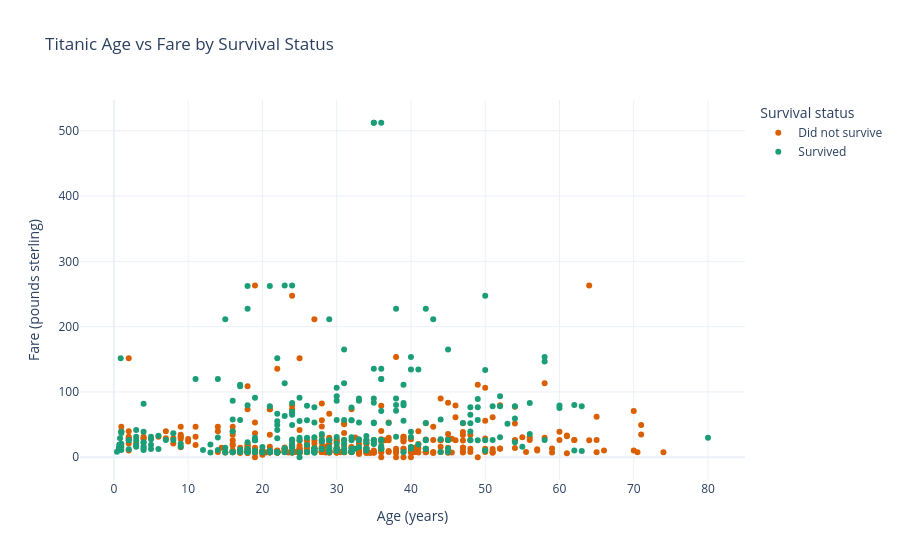

Source (notebook cell):
### Markdown cell above
### Chart 2: Scatter plot
This is the interactive version of the age-versus-fare chart. I use survival status for color so the two groups are easy to compare, and the hover panel exposes multiple passenger details instead of forcing labels onto the plot.

### Code cell
scatter_df = plot_df.dropna(subset=["Age", "Fare"]).copy()

scatter_fig = px.scatter(
    scatter_df,
    x="Age",
    y="Fare",
    color="SurvivedLabel",
    hover_data={
        "Sex": True,
        "Pclass": True,
        "SibSp": True,
        "Parch": True,
        "Age": ":.1f",
        "Fare": ":.2f",
    },
    color_discrete_map={"Did not survive": "#D95F02", "Survived": "#1B9E77"},
    labels={
        "Age": "Age (years)",
        "Fare": "Fare (pounds sterling)",
        "SurvivedLabel": "Survival status",
    },
    title="Titanic Age vs Fare by Survival Status",
)

scatter_fig.show()

scatter_html_path = os.path.join(output_folder, "task3_scatter_chart.html")
scatter_fig.write_html(scatter_html_path)
scatter_html_path

### Figure 1 — Plotly figure (JSON) as saved in the notebook; plotly's stock layout.template omitted (floating-point values rounded to 4 significant figures; data arrays with more than 128 entries replaced by an {"elided": "..."} marker saying what was removed)
{"data": [{"customdata": {"elided": "424x4 mixed values"}, "hovertemplate": "Survival status=Did not survive<br>Age (years)=%{x:.1f}<br>Fare (pounds sterling)=%{y:.2f}<br>Sex=%{customdata[0]}<br>Pclass=%{customdata[1]}<br>SibSp=%{customdata[2]}<br>Parch=%{customdata[3]}<extra></extra>", "legendgroup": "Did not survive", "marker": {"color": "#D95F02", "symbol": "circle"}, "mode": "markers", "name": "Did not survive", "orientation": "v", "showlegend": true, "type": "scatter", "x": {"elided": "424 float values"}, "xaxis": "x", "y": {"elided": "424 float values"}, "yaxis": "y"}, {"customdata": {"elided": "290x4 mixed values"}, "hovertemplate": "Survival status=Survived<br>Age (years)=%{x:.1f}<br>Fare (pounds sterling)=%{y:.2f}<br>Sex=%{customdata[0]}<br>Pclass=%{customdata[1]}<br>SibSp=%{customdata[2]}<br>Parch=%{customdata[3]}<extra></extra>", "legendgroup": "Survived", "marker": {"color": "#1B9E77", "symbol": "circle"}, "mode": "markers", "name": "Survived", "orientation": "v", "showlegend": true, "type": "scatter", "x": {"elided": "290 float values"}, "xaxis": "x", "y": {"elided": "290 float values"}, "yaxis": "y"}], "layout": {"legend": {"title": {"text": "Survival status"}, "tracegroupgap": 0}, "title": {"text": "Titanic Age vs Fare by Survival Status"}, "xaxis": {"anchor": "y", "domain": [0, 1], "title": {"text": "Age (years)"}}, "yaxis": {"anchor": "x", "domain": [0, 1], "title": {"text": "Fare (pounds sterling)"}}}}
